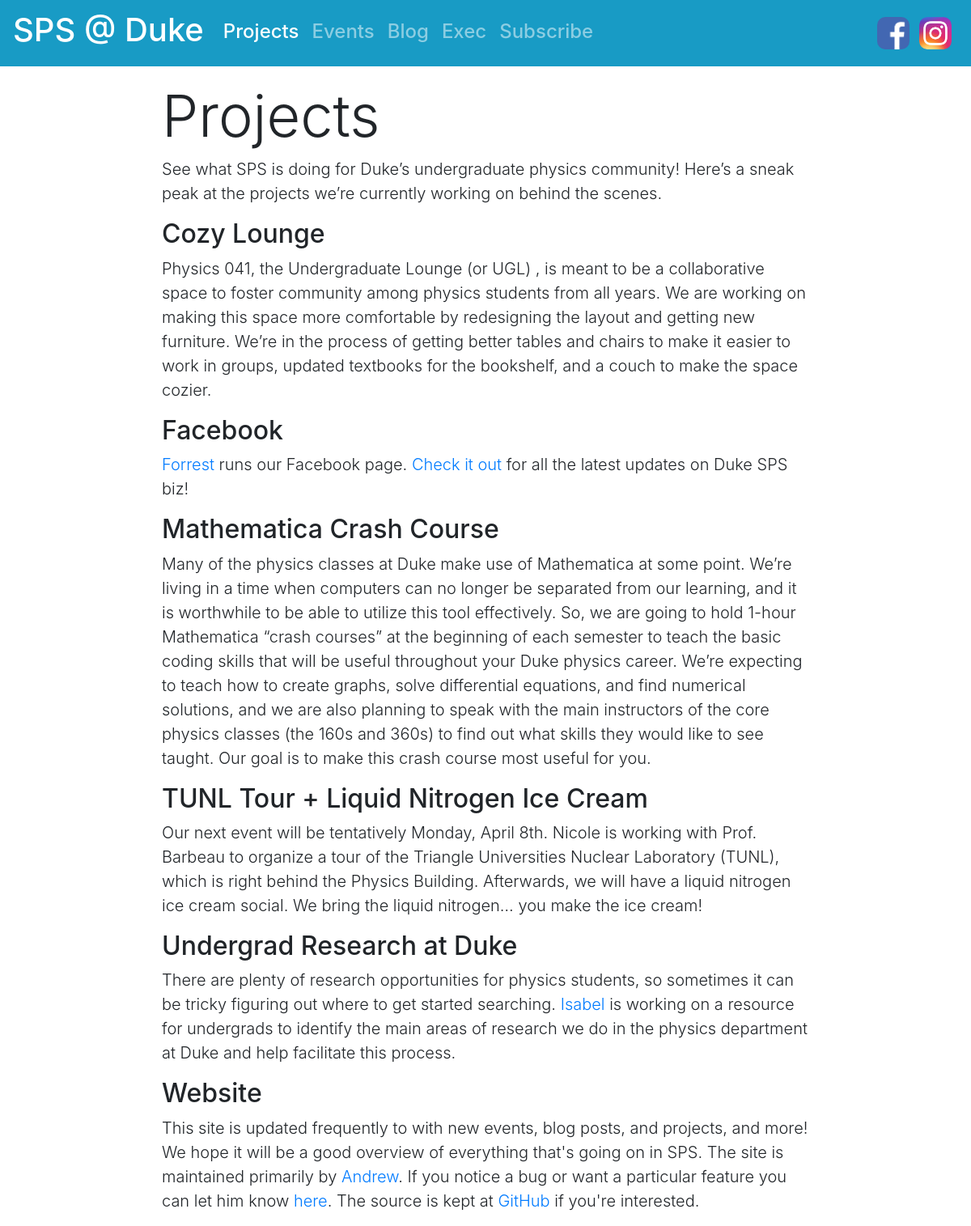
The page /projects/ on the database as committed earlier.
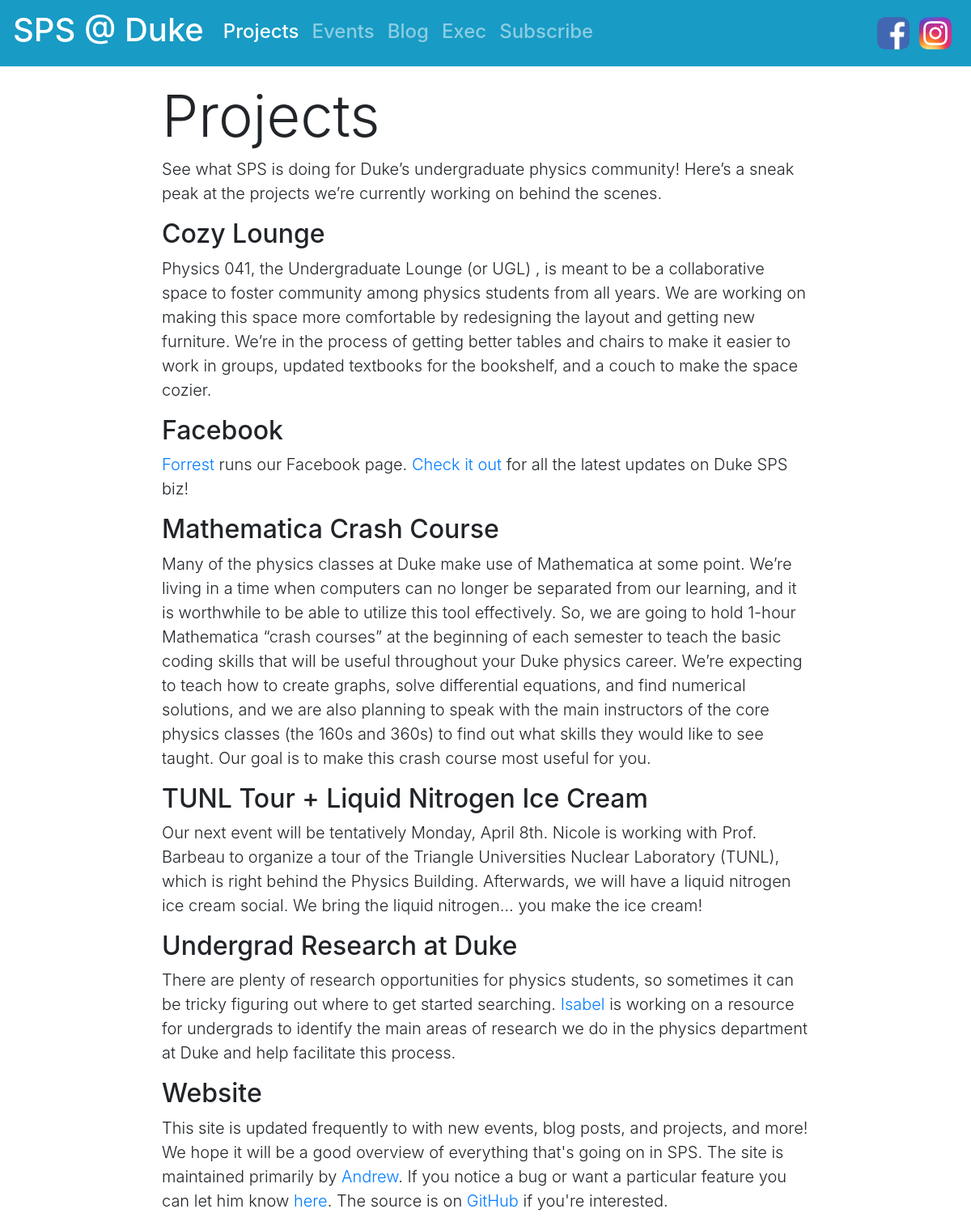
The same page on the database as committed later.
### homepage/models.py (models this page shows, shortened)
class Project(models.Model):
    title = models.CharField(max_length=500)
    description = models.TextField()
    date = models.DateTimeField(auto_now_add=True)
    image = models.ImageField(blank=True) #MARKED FOR DELETION

### homepage/views.py (the view)
# urls.py: path('projects/', views.projects, name='home'),
def projects(request):
    context = {
        'projects':[(a,a.projectimage_set.all(),a.projectimage_set.all().count()) for a in Project.objects.all().order_by('title')],
    }
    return render(request, 'homepage/projects.html', context)

### homepage/templates/homepage/projects.html (shortened to what this page needs)
{% extends 'homepage/base.html' %}
{% block a2 %}active{% endblock %}
{% block main %}
    <h3 class="display-3">Projects</h3>
    <p class="lead">See what SPS is doing for Duke’s undergraduate physics community! Here’s a sneak peak at the projects we’re currently working on behind the scenes.</p>
    {% for project,images,count in projects %}
        <h2 class="project-header">{{project.title}}</h2>
        <p class="lead project-description">{{project.description | safe}}</p>
    {% endfor %}
{% endblock %}

Rows that differ between the two databases and show on the page:
changed Project "Website": description "…. The source is kept at GitHub if you're interested." → "…. The source is on GitHub if you're interested."
